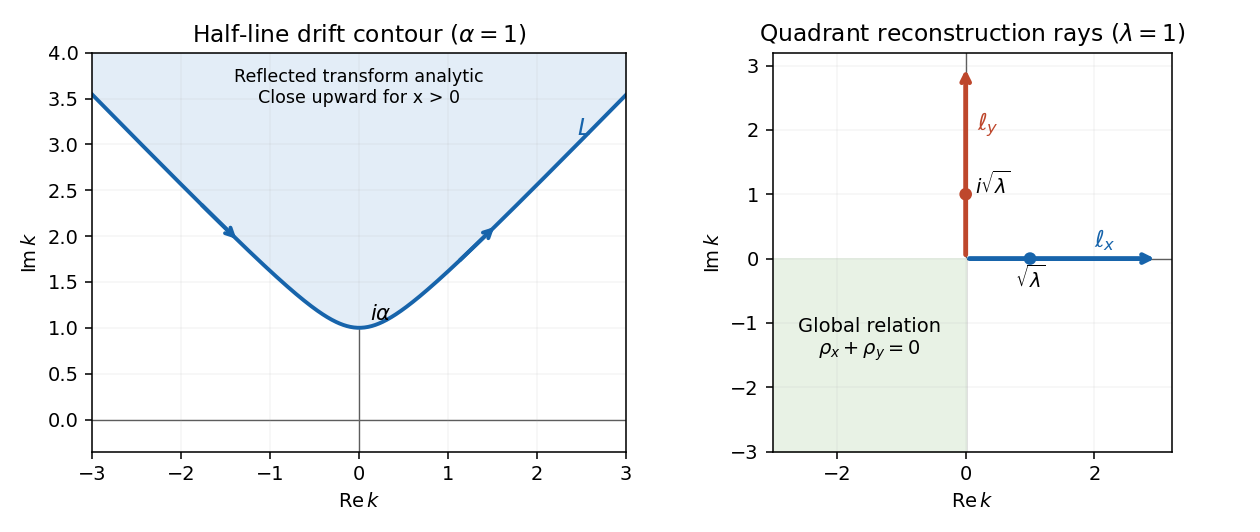

The script that saved this image:
"""Original contour diagram; tested Python 3.14, NumPy 2.3.5, Matplotlib 3.10.7.

Write the PNG basename to the caller's CWD and honor supplied MPLCONFIGDIR.
"""
import os
os.environ.setdefault('MPLCONFIGDIR', '/tmp/paper-86-mplconfig')
import matplotlib
matplotlib.use('Agg')
import matplotlib.pyplot as plt
import numpy as np

def main():
    fig, axes = plt.subplots(1, 2, figsize=(9, 3.8), dpi=140, facecolor='white')
    ax = axes[0]
    u = np.linspace(-3, 3, 601)
    v = (1 + np.sqrt(1 + 4*u*u))/2
    ax.fill_between(u, v, 4, color='#e3edf7')
    ax.plot(u, v, color='#1764ab', linewidth=2)
    for at in [-1.8, 1.1]:
        to = at + .45
        ax.annotate('', xy=(to, (1+np.sqrt(1+4*to*to))/2), xytext=(at, (1+np.sqrt(1+4*at*at))/2), arrowprops={'arrowstyle':'->', 'color':'#1764ab', 'lw':2})
    ax.text(0, 3.45, 'Reflected transform analytic\nClose upward for x > 0', ha='center', fontsize=9)
    ax.text(.12, 1.08, r'$i\alpha$', fontsize=11)
    ax.text(2.45, 3.1, r'$L$', color='#1764ab', fontsize=12)
    ax.set(xlim=(-3,3), ylim=(-.35,4), xlabel=r'$\mathrm{Re}\,k$', ylabel=r'$\mathrm{Im}\,k$', title=r'Half-line drift contour ($\alpha=1$)')
    ax = axes[1]
    ax.fill_between([-3,0], -3, 0, color='#e8f2e5')
    ax.text(-1.5, -1.5, 'Global relation\n'+r'$\rho_x+\rho_y=0$', ha='center', fontsize=10)
    ax.annotate('', xy=(3,0), xytext=(0,0), arrowprops={'arrowstyle':'->', 'color':'#1764ab', 'lw':2.5})
    ax.annotate('', xy=(0,3), xytext=(0,0), arrowprops={'arrowstyle':'->', 'color':'#be472c', 'lw':2.5})
    ax.scatter([1,0], [0,1], color=['#1764ab','#be472c'], s=30, zorder=5)
    ax.text(2,.18,r'$\ell_x$',color='#1764ab',fontsize=12)
    ax.text(.18,2,r'$\ell_y$',color='#be472c',fontsize=12)
    ax.text(1,-.45,r'$\sqrt{\lambda}$',ha='center',fontsize=10)
    ax.text(.15,1,r'$i\sqrt{\lambda}$',fontsize=10)
    ax.set(xlim=(-3,3.2), ylim=(-3,3.2), xlabel=r'$\mathrm{Re}\,k$', ylabel=r'$\mathrm{Im}\,k$', title=r'Quadrant reconstruction rays ($\lambda=1$)', aspect='equal')
    for ax in axes:
        ax.set_facecolor('white')
        ax.axhline(0,color='#555555',lw=.7,zorder=0)
        ax.axvline(0,color='#555555',lw=.7,zorder=0)
        ax.grid(alpha=.12)
    fig.tight_layout()
    fig.savefig('paper-86-spectral-contours.png', facecolor='white', transparent=False)
    plt.close(fig)

if __name__ == '__main__':
    main()
